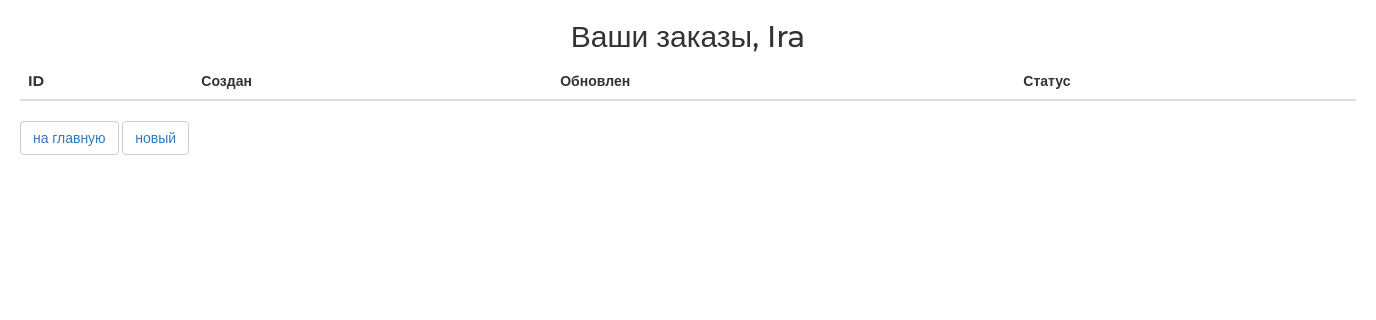
/orders/ (signed in), run on an earlier commit of the app's database.
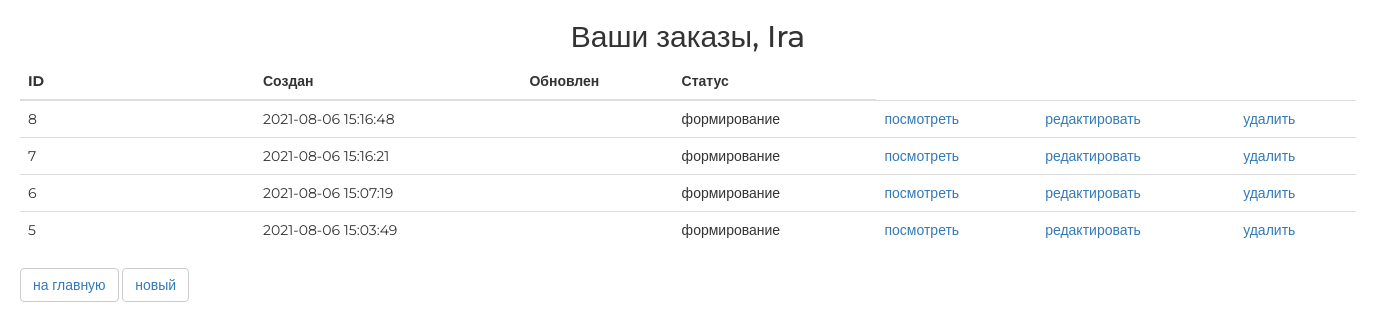
And on a later commit of the database.
### authapp/models.py (models this page shows, shortened)
class ShopUser(AbstractUser):
    avatar = models.ImageField(upload_to='users_avatars', blank=True)
    age = models.PositiveIntegerField(verbose_name='возраст', default=18)
    activation_key = models.CharField(max_length=128, blank=True)
    activation_key_created = models.DateTimeField(auto_now_add=True, blank=True, null=True)

### ordersapp/models.py (models this page shows, shortened)
class Order(models.Model):
    FORMING = 'FM'
    SENT_TO_PROCEED = 'STP'
    DELIVERY = 'DLV'
    DONE = 'DN'
    CANCELED = 'CNC'
    STATUSES = (
        (FORMING, 'формирование'),
        (SENT_TO_PROCEED, 'передан в обработку'),
        (DELIVERY, 'доставка'),
        (DONE, 'выдан'),
        (CANCELED, 'отменен'),
    )
    user = models.ForeignKey(settings.AUTH_USER_MODEL, on_delete=models.CASCADE)
    status = models.CharField(choices=STATUSES, default=FORMING, max_length=3)
    is_active = models.BooleanField(default=True)
    created = models.DateTimeField(auto_now_add=True)
    updates = models.DateTimeField(auto_now=True)
    class Meta:
        verbose_name = 'заказ'
        verbose_name_plural = 'заказы'
        ordering = ('-created',)

### ordersapp/views.py (the view)
# urls.py: path('', views.OrderList.as_view(), name='orders_list'),
class OrderList(ListView):
    model = Order
    def get_queryset(self):
        return Order.objects.filter(user=self.request.user)

### mainapp/context_processors.py (called while the page is built)
def basket(request):
    basket_list = []
    if request.user.is_authenticated:
        basket_list = Basket.objects.filter(user=request.user)
    return {
        'basket': basket_list
    }

### ordersapp/templates/ordersapp/order_list.html
{% extends 'ordersapp/base.html' %}
{% load static %}
{% block content %}
    <div class="h2 text-center head">
        Ваши заказы,
        {% if user.first_name %}
            {{ user.first_name|title }}
        {% else %}
            Пользователь
        {% endif %}
    </div>
    <table class="table orders_list">
        <thead>
        <tr>
            <th>ID</th>
            <th>Создан</th>
            <th>Обновлен</th>
            <th>Статус</th>
        </tr>
        </thead>
        <tbody>
        {% for item in object_list %}
            {% if item.is_active %}
                <tr>
                    <td class="td1 orders_list">{{ item.pk }}</td>
                    <td>{{ item.created|date:"Y-m-d H:i:s" }}</td>
                    <td>{{ item.updated|date:"Y-m-d H:i:s" }}</td>
                    <td>{{ item.get_status_display }}</td>
                    <td>
                        <a href="{% url 'ordersapp:order_read' item.pk %}">
                            посмотреть
                        </a>
                    </td>
                    <td>
                        {% if item.status == 'FM' %}
                            <a href="{% url 'ordersapp:order_update' item.pk %}">
                                редактировать
                            </a>
                        {% endif %}
                    </td>
                    <td>
                        {% if item.status == 'FM' %}
                            <a href="{% url 'ordersapp:order_delete' item.pk %}">
                                удалить
                            </a>
                        {% endif %}
                    </td>
                </tr>
            {% endif %}
        {% endfor %}
        </tbody>
    </table>
    <button class="btn btn-default btn-round">
        <a href="{% url 'main' %}">
            на главную
        </a>
    </button>
    <button class="btn btn-default btn-round">
        <a href="{% url 'ordersapp:order_create' %}">
            новый
        </a>
    </button>
{% endblock %}

### ordersapp/templates/ordersapp/base.html (shortened to what this page needs)
<!DOCTYPE html>
{% load static %}
<html>
<head>
    {% block css %}
        <link rel="stylesheet" type="text/css" href="{% static 'css/bootstrap.min.css' %}">
        <link rel="stylesheet" type="text/css" href="{% static 'css/style.css' %}">
        <link rel="stylesheet" href="{% static 'fonts/font-awesome/css/font-awesome.css' %}">
    {% endblock %}
</head>
<body>
	<div class="container">
        {% block content %}
        {% endblock %}
	</div>
</body>
</html>

### static/css/style.css (style rules this page uses)
* { margin: 0; padding: 0; }
body { font-family: 'Montserrat', sans-serif; }
html, body { height: 100%; }
.container { width: 1366px; margin: 0 auto; min-height: 100%; }
table { width: 100%; }
td:first-child { width: 235px; }

What changed in the data, as far as the page shows it:
added Order: pk "8", created "2021-08-06 15:16:48", status "формирование", shows "редактировать", shows "удалить"
added Order: pk "7", created "2021-08-06 15:16:21", status "формирование", shows "редактировать", shows "удалить"
added Order: pk "6", created "2021-08-06 15:07:19", status "формирование", shows "редактировать", shows "удалить"
added Order: pk "5", created "2021-08-06 15:03:49", status "формирование", shows "редактировать", shows "удалить"
